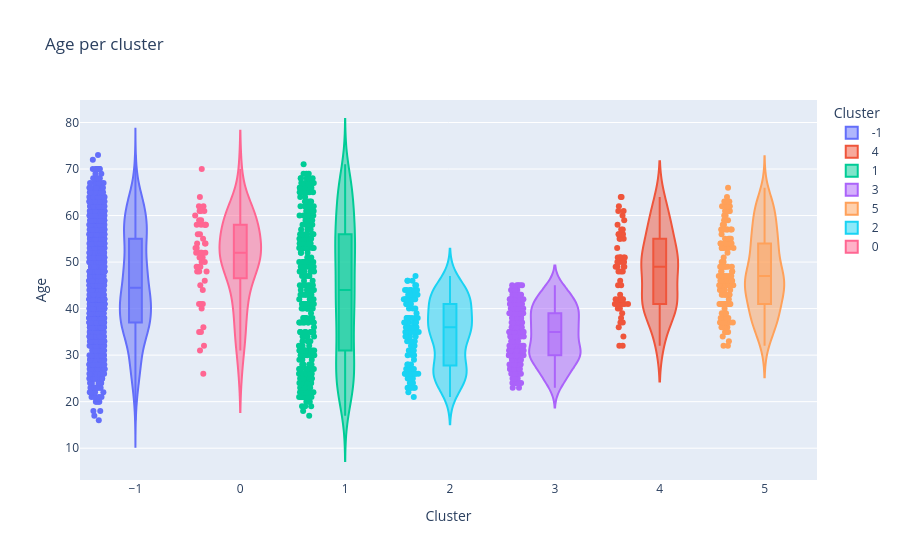

The cell this chart's notebook holds for it:
### Markdown cell above
<div class="alert alert-block alert-info">
It is clearly visible that cluster 0 spends the most money on average on all products, while the other clusters spend considerably less, approximately equal amounts. This could be investigated further. In the following, we will plot the age distribution for each cluster.
</div>

### Code cell
# boxplot. AGe per cluster
fig = px.violin(data_cleaned, x='Cluster', y='Age', title='Age per cluster', labels={'Cluster': 'Cluster', 'Age': 'Age'}, color='Cluster', points='all', box=True)
fig.show()

### Figure 1 — Plotly figure (JSON) as saved in the notebook; plotly's stock layout.template omitted (floating-point values rounded to 4 significant figures; data arrays with more than 128 entries replaced by an {"elided": "..."} marker saying what was removed)
{"data": [{"alignmentgroup": "True", "box": {"visible": true}, "hovertemplate": "Cluster=%{x}<br>Age=%{y}<extra></extra>", "legendgroup": "-1", "marker": {"color": "#636efa"}, "name": "-1", "offsetgroup": "-1", "orientation": "v", "points": "all", "scalegroup": "True", "showlegend": true, "type": "violin", "x": {"elided": "1334 int values"}, "x0": " ", "xaxis": "x", "y": {"elided": "1334 int values"}, "y0": " ", "yaxis": "y"}, {"alignmentgroup": "True", "box": {"visible": true}, "hovertemplate": "Cluster=%{x}<br>Age=%{y}<extra></extra>", "legendgroup": "4", "marker": {"color": "#EF553B"}, "name": "4", "offsetgroup": "4", "orientation": "v", "points": "all", "scalegroup": "True", "showlegend": true, "type": "violin", "x": [4, 4, 4, 4, 4, 4, 4, 4, 4, 4, 4, 4, 4, 4, 4, 4, 4, 4, 4, 4, 4, 4, 4, 4, 4, 4, 4, 4, 4, 4, 4, 4, 4, 4, 4, 4, 4, 4, 4, 4, 4, 4, 4, 4, 4, 4, 4, 4, 4, 4, 4, 4, 4, 4, 4, 4, 4, 4, 4, 4], "x0": " ", "xaxis": "x", "y": [60, 62, 41, 51, 48, 48, 49, 50, 56, 49, 41, 57, 39, 42, 49, 51, 56, 64, 57, 37, 53, 58, 50, 41, 43, 41, 46, 51, 32, 55, 55, 61, 36, 51, 51, 42, 37, 40, 56, 40, 48, 55, 41, 34, 38, 51, 49, 42, 42, 42, 45, 41, 59, 45, 50, 32, 42, 61, 50, 64], "y0": " ", "yaxis": "y"}, {"alignmentgroup": "True", "box": {"visible": true}, "hovertemplate": "Cluster=%{x}<br>Age=%{y}<extra></extra>", "legendgroup": "1", "marker": {"color": "#00cc96"}, "name": "1", "offsetgroup": "1", "orientation": "v", "points": "all", "scalegroup": "True", "showlegend": true, "type": "violin", "x": {"elided": "314 int values"}, "x0": " ", "xaxis": "x", "y": {"elided": "314 int values"}, "y0": " ", "yaxis": "y"}, {"alignmentgroup": "True", "box": {"visible": true}, "hovertemplate": "Cluster=%{x}<br>Age=%{y}<extra></extra>", "legendgroup": "3", "marker": {"color": "#ab63fa"}, "name": "3", "offsetgroup": "3", "orientation": "v", "points": "all", "scalegroup": "True", "showlegend": true, "type": "violin", "x": {"elided": "201 int values"}, "x0": " ", "xaxis": "x", "y": {"elided": "201 int values"}, "y0": " ", "yaxis": "y"}, {"alignmentgroup": "True", "box": {"visible": true}, "hovertemplate": "Cluster=%{x}<br>Age=%{y}<extra></extra>", "legendgroup": "5", "marker": {"color": "#FFA15A"}, "name": "5", "offsetgroup": "5", "orientation": "v", "points": "all", "scalegroup": "True", "showlegend": true, "type": "violin", "x": {"elided": "134 int values"}, "x0": " ", "xaxis": "x", "y": {"elided": "134 int values"}, "y0": " ", "yaxis": "y"}, {"alignmentgroup": "True", "box": {"visible": true}, "hovertemplate": "Cluster=%{x}<br>Age=%{y}<extra></extra>", "legendgroup": "2", "marker": {"color": "#19d3f3"}, "name": "2", "offsetgroup": "2", "orientation": "v", "points": "all", "scalegroup": "True", "showlegend": true, "type": "violin", "x": [2, 2, 2, 2, 2, 2, 2, 2, 2, 2, 2, 2, 2, 2, 2, 2, 2, 2, 2, 2, 2, 2, 2, 2, 2, 2, 2, 2, 2, 2, 2, 2, 2, 2, 2, 2, 2, 2, 2, 2, 2, 2, 2, 2, 2, 2, 2, 2, 2, 2, 2, 2, 2, 2, 2, 2, 2, 2, 2, 2, 2, 2, 2, 2, 2, 2, 2, 2, 2, 2, 2, 2, 2, 2, 2, 2, 2, 2, 2, 2, 2, 2, 2, 2, 2, 2, 2, 2, 2, 2, 2, 2, 2, 2, 2, 2, 2, 2, 2, 2, 2, 2, 2, 2, 2, 2, 2, 2, 2], "x0": " ", "xaxis": "x", "y": [27, 36, 26, 35, 27, 42, 34, 37, 36, 26, 40, 42, 38, 28, 38, 25, 38, 37, 27, 30, 37, 23, 44, 33, 42, 25, 44, 23, 41, 42, 42, 26, 41, 36, 23, 31, 32, 35, 43, 35, 35, 26, 45, 44, 38, 44, 26, 23, 27, 42, 25, 34, 26, 40, 29, 36, 43, 28, 26, 30, 44, 43, 42, 31, 38, 45, 42, 41, 46, 36, 41, 38, 24, 37, 38, 36, 28, 34, 31, 24, 22, 34, 34, 34, 27, 33, 38, 37, 26, 46, 26, 30, 47, 42, 32, 35, 43, 46, 27, 43, 33, 41, 37, 44, 40, 21, 39, 35, 23], "y0": " ", "yaxis": "y"}, {"alignmentgroup": "True", "box": {"visible": true}, "hovertemplate": "Cluster=%{x}<br>Age=%{y}<extra></extra>", "legendgroup": "0", "marker": {"color": "#FF6692"}, "name": "0", "offsetgroup": "0", "orientation": "v", "points": "all", "scalegroup": "True", "showlegend": true, "type": "violin", "x": [0, 0, 0, 0, 0, 0, 0, 0, 0, 0, 0, 0, 0, 0, 0, 0, 0, 0, 0, 0, 0, 0, 0, 0, 0, 0, 0, 0, 0, 0, 0, 0, 0, 0, 0, 0, 0, 0, 0, 0, 0, 0, 0, 0, 0, 0, 0, 0, 0, 0, 0], "x0": " ", "xaxis": "x", "y": [48, 41, 62, 62, 59, 32, 52, 35, 58, 55, 31, 49, 58, 54, 54, 58, 50, 61, 59, 36, 53, 61, 49, 41, 52, 49, 52, 41, 53, 54, 48, 44, 56, 61, 52, 26, 58, 35, 46, 52, 48, 50, 51, 45, 56, 60, 70, 40, 51, 64, 58], "y0": " ", "yaxis": "y"}], "layout": {"legend": {"title": {"text": "Cluster"}, "tracegroupgap": 0}, "title": {"text": "Age per cluster"}, "violinmode": "overlay", "xaxis": {"anchor": "y", "categoryarray": [-1, 4, 1, 3, 5, 2, 0], "categoryorder": "array", "domain": [0, 1], "title": {"text": "Cluster"}}, "yaxis": {"anchor": "x", "domain": [0, 1], "title": {"text": "Age"}}}}
